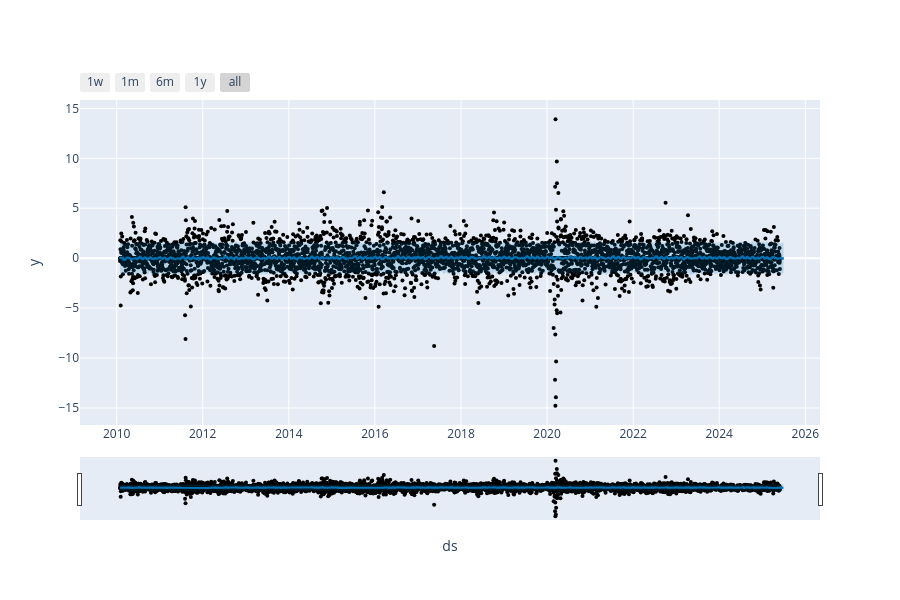

Notebook source saved alongside this figure:
### Code cell
plot_plotly(model, forecast)

### Figure 1 — Plotly figure (JSON) as saved in the notebook; plotly's stock layout.template omitted (floating-point values rounded to 4 significant figures; data arrays with more than 128 entries replaced by an {"elided": "..."} marker saying what was removed)
{"data": [{"marker": {"color": "black", "size": 4}, "mode": "markers", "name": "Actual", "type": "scatter", "x": {"elided": "5602 str values"}, "y": {"elided": "5602 float values"}}, {"hoverinfo": "skip", "line": {"width": 0}, "mode": "lines", "type": "scatter", "x": {"elided": "5632 str values"}, "y": {"elided": "5632 float values"}}, {"fill": "tonexty", "fillcolor": "rgba(0, 114, 178, 0.2)", "line": {"color": "#0072B2", "width": 2}, "mode": "lines", "name": "Predicted", "type": "scatter", "x": {"elided": "5632 str values"}, "y": {"elided": "5632 float values"}}, {"fill": "tonexty", "fillcolor": "rgba(0, 114, 178, 0.2)", "hoverinfo": "skip", "line": {"width": 0}, "mode": "lines", "type": "scatter", "x": {"elided": "5632 str values"}, "y": {"elided": "5632 float values"}}], "layout": {"height": 600, "showlegend": false, "width": 900, "xaxis": {"rangeselector": {"buttons": [{"count": 7, "label": "1w", "step": "day", "stepmode": "backward"}, {"count": 1, "label": "1m", "step": "month", "stepmode": "backward"}, {"count": 6, "label": "6m", "step": "month", "stepmode": "backward"}, {"count": 1, "label": "1y", "step": "year", "stepmode": "backward"}, {"step": "all"}]}, "rangeslider": {"visible": true}, "title": {"text": "ds"}, "type": "date"}, "yaxis": {"title": {"text": "y"}}}}
